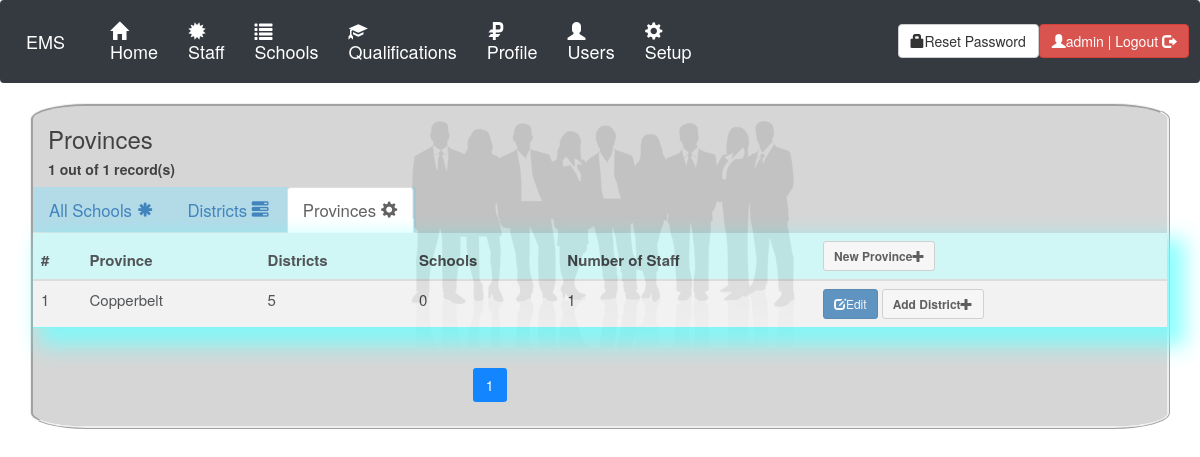
/school/allprovinces (signed in), run on the app's committed database.
### school/models.py (models this page shows, shortened)
class Province(models.Model):
    province = models.CharField("Province",max_length=30,unique=True)
    datecreated= models.DateTimeField(auto_now_add=True)
    districtnumber = models.IntegerField(default=0)
    schoolnumber = models.IntegerField(default=0)
    staffnumber = models.IntegerField(default=0)
    author = models.ForeignKey(User,on_delete=models.DO_NOTHING)

### school/views.py (the view)
# urls.py: path('school/allprovinces', views.all_provinces,name='allprovinces'),
@permission_required('school.view_province')
def all_provinces(request):
	records=Province.objects.all().order_by('-id')
	totalrecords=Province.objects.filter().count()
	filtered=records.count()
	paginator=Paginator(records,10)
	page_num=request.GET.get('page', 1)
	records=paginator.get_page(page_num)
	pagecount=int(len(list(records)))
	counted=str(pagecount) +" out of "+str(totalrecords)+" record(s)"
	context={"title":"Provinces","records":records,"allprovinces":"active","counted":counted,"showform":"none",}
	return render(request,'school/allprovinces.html',context)

### school/views.py (called while the page is built)
def permission_required(perm, login_url=None, raise_exception=True):
	def check_perms(user):
		if isinstance(perm, six.string_types):
			perms = (perm, )
		else:
			perms = perm
		if user.has_perms(perms):
			return True
		if raise_exception and user.pk:
			raise PermissionDenied
		return False
	return user_passes_test(check_perms, login_url=login_url)

### school/templates/school/allprovinces.html
{% extends 'template.html' %}
{% block content %}
{% include 'school/schooltab.html' %}
	<table class="table table-striped table-hover">
     <thead>
        <th>#</th>
        <th>Province</th>
        <th>Districts</th>
        <th>Schools</th>
        <th>Number of Staff</th>
        <th>
            {% if perms.school.add_province %}
            <a class="btn btn-default btn-sm" href="{% url 'createprovince' %}"><strong> New Province<i class="glyphicon glyphicon-plus"></i></strong></a>
            {% endif %}
        </th>
    </thead>
    {% for record in records.object_list %}
        <tr>
            <td>{{forloop.counter}}</td>
            <td>{{record.province}}</td>
            <td>{{record.districtnumber}}</td>
            <td>{{record.schoolnumber}}</td>
            <td>{{record.staffnumber}}</td>
            <td>
                {% if perms.school.change_province %}
                <a href="{% url 'updateprovince' id=record.id %}" class="btn btn-primary btn-sm"><i class="glyphicon glyphicon-edit"></i>Edit</a>
                {% endif %}
                {% if perms.school.add_province %}
                <a class="btn btn-default btn-sm" href="{% url 'createdistrict' id=record.id %}"><strong>Add District<i class="glyphicon glyphicon-plus"></i></strong></a>
                {% endif %}
            </td>
        </tr>
    {% endfor %}
</table>
{% endblock %}

### account/templates/navbar.html (shortened to what this page needs)
<nav class="navbar navbar-expand-md navbar-dark fixed-top bg-dark">
  <a class="navbar-brand" href="{% url 'home' %}">EMS
  </a>
  <div class="collapse navbar-collapse" id="navbarCollapse">
    {% if request.user.is_authenticated %}
    <ul class="navbar-nav mr-auto">
      <h4>
        <li class="nav-item active">
          <a class="nav-link" href="{% url 'home' %}">
            <i class="glyphicon glyphicon-home"></i>
            <br/>Home</a>
        </li>
      </h4>
        {% include 'blank.html' %}
        <h4>
        <li class="nav-item active">
        {% if perms.staff.view_staffmodule %}
          <a class="nav-link" href="{% url 'staffmodule' %}">
           <i class="glyphicon glyphicon-certificate"></i>
            <br/>Staff</a>
            {% endif %}
        </li>
        </h4>
        {% include 'blank.html' %}
        <h4>
        <li class="nav-item active">
          {% if perms.school.view_schoolmodule %}
          <a class="nav-link" href="{% url 'schoolmodule' %}">
              <i class="glyphicon glyphicon-list"></i>
              <br/>Schools</a>
              {% endif %}
        </li>
        </h4>
        {% include 'blank.html' %}
        <h4>
        <li class="nav-item active">
          {% if perms.qualification.view_qualificationmodule %}
          <a class="nav-link" href="{% url 'qualicationmodule' %}">
              <i class="glyphicon glyphicon-education"></i>
              <br/>Qualifications</a>
              {% endif %}
        </li>
        </h4>
        {% include 'blank.html' %}
        <h4>
        <li class="nav-item active">
          {% if perms.staff.view_myprofile %} {% if user.is_active %}
          <a class="nav-link" href="{% url 'myprofile' %}"><i class="glyphicon glyphicon-ruble"></i>
            <br/>Profile</a>
            {% endif %} {% endif %}
        </li>
        </h4>
        {% include 'blank.html' %}
        <h4>
        <li class="nav-item active">
          {% if perms.account.view_usermodule %}
          <a class="nav-link" href="{% url 'user' %}">
             <i class="glyphicon glyphicon-user"></i>
              <br/>Users</a>
              {% endif %}
        </li>
        </h4>
        {% include 'blank.html' %}
        <h4>
        <li class="nav-item active">
          {% if perms.account.view_setupmodule %}
          <a class="nav-link" href="{% url 'setup' %}">
            <i class="glyphicon glyphicon-cog"></i>
            <br/>Setup</a>
            {% endif %}
        </li>
        </h4>
    </ul>
      {% endif %}
  </div>
  {% if request.user.is_authenticated %}
  <a href="{% url 'changepassword' %}" class="btn btn-default"><i class="glyphicon glyphicon-lock"></i>Reset Password</a>
    <a href="{% url 'userlogout' %}" class="btn btn-danger" onclick="return confirm('Logout of the System?')">
    <i class="glyphicon glyphicon-user"></i>{{ user }} | Logout <i class="glyphicon glyphicon-log-out"></i></a>
  {% endif %}
</nav>

### account/static/css/style.css (style rules this page uses)
body { background-image: url("../img/new.png"); background-position: center; min-height: 380px; background-repeat: no-repeat; position: relative; }
table { width: 100%; text-align: center; box-shadow: 12px 12px 20px 6px #66FFFF; font-size: 15px; overflow-x:auto; border-collapse: collapse; opacity: 0.8; }
table tr:nth-child(odd) { background: #CCFFFF; }
th, td { padding: 8px; text-align: left; border-bottom: 1px solid #66FFFF; }

### data on the page
Province: province "Copperbelt", districtnumber "5", schoolnumber "0", staffnumber "1"

### other printed values
{{ user }} "admin"
{{ title }} "Provinces"
{{ counted }} "1 out of 1 record(s)"
{{ n }} "1"
